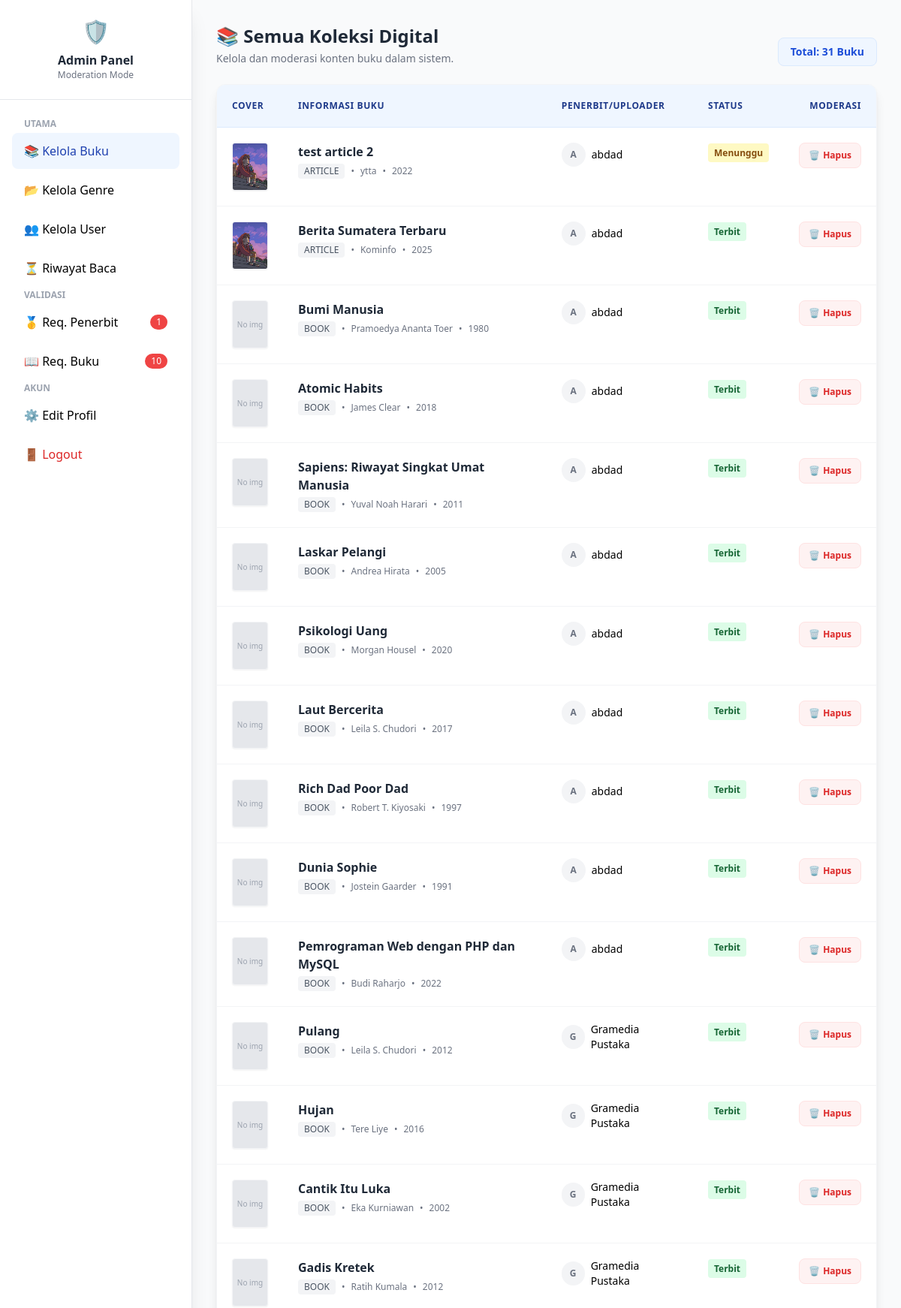
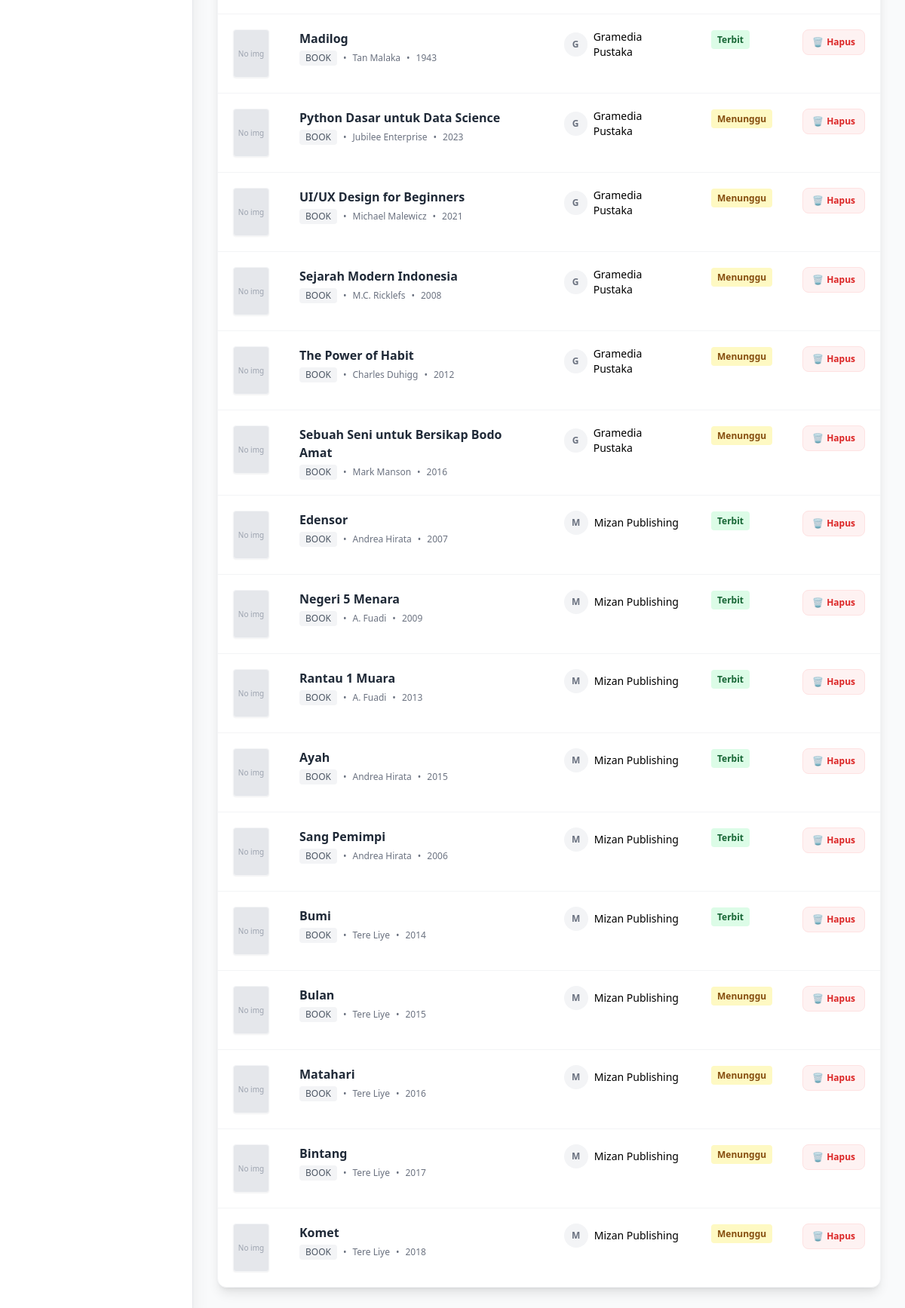
Page /Frontend/dashboard-admin.php (signed in) on the committed database (2 pictures, top to bottom).
### tables this page shows
CREATE TABLE `books` (
  `id` int(11) NOT NULL,
  `title` varchar(255) NOT NULL,
  `author` varchar(255) NOT NULL,
  `description` text DEFAULT NULL,
  `cover` varchar(255) DEFAULT NULL,
  `file_path` varchar(255) DEFAULT NULL,
  `link` text DEFAULT NULL,
  `year` int(11) DEFAULT NULL,
  `type` enum('BOOK','JOURNAL','ARTICLE') DEFAULT 'BOOK',
  `status` enum('APPROVED','PENDING','REJECTED') DEFAULT 'APPROVED',
  `uploaded_by` int(11) DEFAULT NULL,
  `created_at` timestamp NOT NULL DEFAULT current_timestamp()
);

CREATE TABLE `users` (
  `id` int(11) NOT NULL,
  `name` varchar(255) NOT NULL,
  `email` varchar(255) NOT NULL,
  `password` varchar(255) NOT NULL,
  `nim` varchar(50) NOT NULL,
  `role` enum('ADMIN','USER','PENERBIT') DEFAULT 'USER',
  `request_penerbit` enum('0','1') DEFAULT '0',
  `created_at` timestamp NOT NULL DEFAULT current_timestamp()
);

### Frontend/dashboard-admin.php (the view, shortened to what this page needs)
<?php
require_once dirname(__DIR__) . '/Backend/config.php';
$active_page = isset($_GET['page']) ? $_GET['page'] : 'books';
$notif_req_penerbit = mysqli_num_rows(mysqli_query($conn, "SELECT id FROM users WHERE request_penerbit='1'"));
$notif_req_buku = mysqli_num_rows(mysqli_query($conn, "SELECT id FROM books WHERE status='PENDING'"));
?>
<!DOCTYPE html>
<html lang="id">
<head>
    <script src="https://cdn.tailwindcss.com"></script>
</head>
<body class="bg-gray-50 font-sans">
    <div class="flex min-h-screen">
        <aside class="w-64 bg-white shadow-xl fixed inset-y-0 left-0 z-40 border-r hidden lg:block">
            <div class="p-6 border-b flex flex-col items-center">
                <div class="text-3xl mb-2">🛡️</div>
                <h1 class="font-bold text-gray-800">Admin Panel</h1>
                <p class="text-xs text-gray-500">Moderation Mode</p>
            </div>
            <nav class="p-4 space-y-1">
                <div class="text-xs font-bold text-gray-400 px-4 mt-2">UTAMA</div>
                <a href="?page=books" class="flex justify-between items-center px-4 py-3 rounded-lg hover:bg-gray-50 <?= $active_page == 'books' ? 'active-nav' : '' ?>">
                    <span>📚 Kelola Buku</span>
                </a>
                <a href="?page=genres" class="flex items-center px-4 py-3 rounded-lg hover:bg-gray-50 <?= $active_page == 'genres' ? 'active-nav' : '' ?>">📂 Kelola Genre</a>
                <a href="?page=users" class="flex items-center px-4 py-3 rounded-lg hover:bg-gray-50 <?= $active_page == 'users' ? 'active-nav' : '' ?>">👥 Kelola User</a>
                <a href="?page=history" class="flex items-center px-4 py-3 rounded-lg hover:bg-gray-50 <?= $active_page == 'history' ? 'active-nav' : '' ?>">⏳ Riwayat Baca</a>
                <div class="text-xs font-bold text-gray-400 px-4 mt-6">VALIDASI</div>
                <a href="?page=validation_users" class="flex justify-between items-center px-4 py-3 rounded-lg hover:bg-gray-50 <?= $active_page == 'validation_users' ? 'active-nav' : '' ?>">
                    <span>🥇 Req. Penerbit</span>
                    <?php if ($notif_req_penerbit > 0): ?><span class="bg-red-500 text-white text-xs px-2 py-0.5 rounded-full"><?= $notif_req_penerbit ?></span><?php endif; ?>
                </a>
                <a href="?page=validation_books" class="flex justify-between items-center px-4 py-3 rounded-lg hover:bg-gray-50 <?= $active_page == 'validation_books' ? 'active-nav' : '' ?>">
                    <span>📖 Req. Buku</span>
                    <?php if ($notif_req_buku > 0): ?><span class="bg-red-500 text-white text-xs px-2 py-0.5 rounded-full"><?= $notif_req_buku ?></span><?php endif; ?>
                </a>
                <div class="text-xs font-bold text-gray-400 px-4 mt-6">AKUN</div>
                <a href="profile.php" class="flex items-center px-4 py-3 rounded-lg hover:bg-gray-50">⚙️ Edit Profil</a>
                <a href="logout.php" class="flex items-center px-4 py-3 rounded-lg hover:bg-red-50 text-red-600">🚪 Logout</a>
            </nav>
        </aside>
        <main class="flex-1 lg:ml-64 p-8">
            <?php switch ($active_page):
                default:
                case 'books':
                    $books = mysqli_query($conn, "SELECT b.*, u.name as uploader FROM books b LEFT JOIN users u ON b.uploaded_by = u.id ORDER BY b.created_at DESC");
            ?>
                    <div class="flex justify-between items-end mb-6">
                        <div>
                            <h2 class="text-2xl font-bold text-gray-800">📚 Semua Koleksi Digital</h2>
                            <p class="text-gray-500 text-sm mt-1">Kelola dan moderasi konten buku dalam sistem.</p>
                        </div>
                        <div class="bg-blue-50 text-blue-700 px-4 py-2 rounded-lg text-sm font-bold border border-blue-100">
                            Total: <?= mysqli_num_rows($books) ?> Buku
                        </div>
                    </div>
                    <div class="bg-white rounded-xl shadow-lg border border-gray-100 overflow-hidden">
                        <table class="w-full text-left border-collapse">
                            <thead class="bg-blue-50 border-b border-blue-100 text-blue-900 uppercase text-xs tracking-wider">
                                <tr>
                                    <th class="p-5 font-bold w-16">Cover</th>
                                    <th class="p-5 font-bold">Informasi Buku</th>
                                    <th class="p-5 font-bold">Penerbit/Uploader</th>
                                    <th class="p-5 font-bold">Status</th>
                                    <th class="p-5 font-bold text-right">Moderasi</th>
                                </tr>
                            </thead>
                            <tbody class="divide-y divide-gray-100">
                                <?php if (mysqli_num_rows($books) > 0): ?>
                                    <?php while ($b = mysqli_fetch_assoc($books)): ?>
                                        <tr class="hover:bg-gray-50 transition duration-150">
                                            <td class="p-5 align-top">
                                                <div class="w-12 h-16 bg-gray-200 rounded overflow-hidden shadow-sm border border-gray-100">
                                                    <?php
                                                    $coverPath = '../uploads/covers/' . $b['cover'];
                                                    if (!empty($b['cover']) && file_exists($coverPath)):
                                                    ?>
                                                        <img src="<?= $coverPath ?>" class="w-full h-full object-cover">
                                                    <?php else: ?>
                                                        <div class="w-full h-full flex items-center justify-center text-[10px] text-gray-400">No img</div>
                                                    <?php endif; ?>
                                                </div>
                                            </td>
                                            <td class="p-5 align-top">
                                                <div class="font-bold text-gray-800 text-base mb-1"><?= htmlspecialchars($b['title']) ?></div>
                                                <div class="flex items-center gap-2 text-xs text-gray-500">
                                                    <span class="bg-gray-100 px-2 py-0.5 rounded text-gray-600 font-medium"><?= $b['type'] ?></span>
                                                    <span>•</span>
                                                    <span><?= $b['author'] ?></span>
                                                    <span>•</span>
                                                    <span><?= $b['year'] ?></span>
                                                </div>
                                            </td>
                                            <td class="p-5 align-top">
                                                <div class="flex items-center gap-2">
                                                    <div class="w-8 h-8 bg-gray-100 rounded-full flex items-center justify-center text-xs font-bold text-gray-500">
                                                        <?= $b['uploaded_by'] ? strtoupper(substr($b['uploader'], 0, 1)) : '?' ?>
                                                    </div>
                                                    <div class="text-sm">
                                                        <?= $b['uploaded_by'] ? htmlspecialchars($b['uploader']) : '<span class="text-gray-400 italic">System Legacy</span>' ?>
                                                    </div>
                                                </div>
                                            </td>
                                            <td class="p-5 align-top">
                                                <?= getStatusBadge($b['status']) ?>
                                            </td>
                                            <td class="p-5 align-top text-right">
                                                <a href="?page=books&delete_book=<?= $b['id'] ?>" onclick="return confirm('PERINGATAN: Menghapus buku ini bersifat permanen. Lanjutkan?')" class="inline-flex items-center gap-1 bg-red-50 hover:bg-red-100 text-red-600 text-xs font-bold px-3 py-2 rounded-lg transition border border-red-100">
                                                    <span>🗑️</span> Hapus
                                                </a>
                                            </td>
                                        </tr>
                                    <?php endwhile; ?>
                                <?php endif; ?>
                            </tbody>
                        </table>
                    </div>
                    <?php break; ?>
            <?php endswitch; ?>
        </main>
    </div>
</body>
</html>

### Backend/config.php (shortened to what this page needs)
<?php
function getStatusBadge($status)
{
    switch ($status) {
        case 'APPROVED':
            return '<span class="bg-green-100 text-green-800 text-xs font-bold px-2 py-1 rounded">Terbit</span>';
        case 'PENDING':
            return '<span class="bg-yellow-100 text-yellow-800 text-xs font-bold px-2 py-1 rounded">Menunggu</span>';
    }
}

### Frontend/dashboard-admin.php (style rules this page uses)
.active-nav { background-color: #eff6ff; color: #1e40af; }

### rows in the picture
books: cover (picture), title "test article 2", type "ARTICLE", author "ytta", year "2022", users.name "A", users.name "abdad", status "Menunggu"
books: cover (picture), title "Berita Sumatera Terbaru", type "ARTICLE", author "Kominfo", year "2025", users.name "A", users.name "abdad", status "Terbit"
books: shows "No img", title "Bumi Manusia", type "BOOK", author "Pramoedya Ananta Toer", year "1980", users.name "A", users.name "abdad", status "Terbit"
books: shows "No img", title "Atomic Habits", type "BOOK", author "James Clear", year "2018", users.name "A", users.name "abdad", status "Terbit"
books: shows "No img", title "Sapiens: Riwayat Singkat Umat Manusia", type "BOOK", author "Yuval Noah Harari", year "2011", users.name "A", users.name "abdad", status "Terbit"
books: shows "No img", title "Laskar Pelangi", type "BOOK", author "Andrea Hirata", year "2005", users.name "A", users.name "abdad", status "Terbit"
books: shows "No img", title "Psikologi Uang", type "BOOK", author "Morgan Housel", year "2020", users.name "A", users.name "abdad", status "Terbit"
books: shows "No img", title "Laut Bercerita", type "BOOK", author "Leila S. Chudori", year "2017", users.name "A", users.name "abdad", status "Terbit"
books: shows "No img", title "Rich Dad Poor Dad", type "BOOK", author "Robert T. Kiyosaki", year "1997", users.name "A", users.name "abdad", status "Terbit"
books: shows "No img", title "Dunia Sophie", type "BOOK", author "Jostein Gaarder", year "1991", users.name "A", users.name "abdad", status "Terbit"
books: shows "No img", title "Pemrograman Web dengan PHP dan MySQL", type "BOOK", author "Budi Raharjo", year "2022", users.name "A", users.name "abdad", status "Terbit"
books: shows "No img", title "Pulang", type "BOOK", author "Leila S. Chudori", year "2012", users.name "G", users.name "Gramedia Pustaka", status "Terbit"
books: shows "No img", title "Hujan", type "BOOK", author "Tere Liye", year "2016", users.name "G", users.name "Gramedia Pustaka", status "Terbit"
books: shows "No img", title "Cantik Itu Luka", type "BOOK", author "Eka Kurniawan", year "2002", users.name "G", users.name "Gramedia Pustaka", status "Terbit"
books: shows "No img", title "Gadis Kretek", type "BOOK", author "Ratih Kumala", year "2012", users.name "G", users.name "Gramedia Pustaka", status "Terbit"
books: shows "No img", title "Madilog", type "BOOK", author "Tan Malaka", year "1943", users.name "G", users.name "Gramedia Pustaka", status "Terbit"
books: shows "No img", title "Python Dasar untuk Data Science", type "BOOK", author "Jubilee Enterprise", year "2023", users.name "G", users.name "Gramedia Pustaka", status "Menunggu"
books: shows "No img", title "UI/UX Design for Beginners", type "BOOK", author "Michael Malewicz", year "2021", users.name "G", users.name "Gramedia Pustaka", status "Menunggu"
books: shows "No img", title "Sejarah Modern Indonesia", type "BOOK", author "M.C. Ricklefs", year "2008", users.name "G", users.name "Gramedia Pustaka", status "Menunggu"
books: shows "No img", title "The Power of Habit", type "BOOK", author "Charles Duhigg", year "2012", users.name "G", users.name "Gramedia Pustaka", status "Menunggu"
books: shows "No img", title "Sebuah Seni untuk Bersikap Bodo Amat", type "BOOK", author "Mark Manson", year "2016", users.name "G", users.name "Gramedia Pustaka", status "Menunggu"
books: shows "No img", title "Edensor", type "BOOK", author "Andrea Hirata", year "2007", users.name "M", users.name "Mizan Publishing", status "Terbit"
books: shows "No img", title "Negeri 5 Menara", type "BOOK", author "A. Fuadi", year "2009", users.name "M", users.name "Mizan Publishing", status "Terbit"
books: shows "No img", title "Rantau 1 Muara", type "BOOK", author "A. Fuadi", year "2013", users.name "M", users.name "Mizan Publishing", status "Terbit"
books: shows "No img", title "Ayah", type "BOOK", author "Andrea Hirata", year "2015", users.name "M", users.name "Mizan Publishing", status "Terbit"
books: shows "No img", title "Sang Pemimpi", type "BOOK", author "Andrea Hirata", year "2006", users.name "M", users.name "Mizan Publishing", status "Terbit"
books: shows "No img", title "Bumi", type "BOOK", author "Tere Liye", year "2014", users.name "M", users.name "Mizan Publishing", status "Terbit"
books: shows "No img", title "Bulan", type "BOOK", author "Tere Liye", year "2015", users.name "M", users.name "Mizan Publishing", status "Menunggu"
books: shows "No img", title "Matahari", type "BOOK", author "Tere Liye", year "2016", users.name "M", users.name "Mizan Publishing", status "Menunggu"
books: shows "No img", title "Bintang", type "BOOK", author "Tere Liye", year "2017", users.name "M", users.name "Mizan Publishing", status "Menunggu"
books: shows "No img", title "Komet", type "BOOK", author "Tere Liye", year "2018", users.name "M", users.name "Mizan Publishing", status "Menunggu"

### other values in the picture
$notif_req_penerbit "1"
$notif_req_buku "10"
mysqli_num_rows($books) "31"
